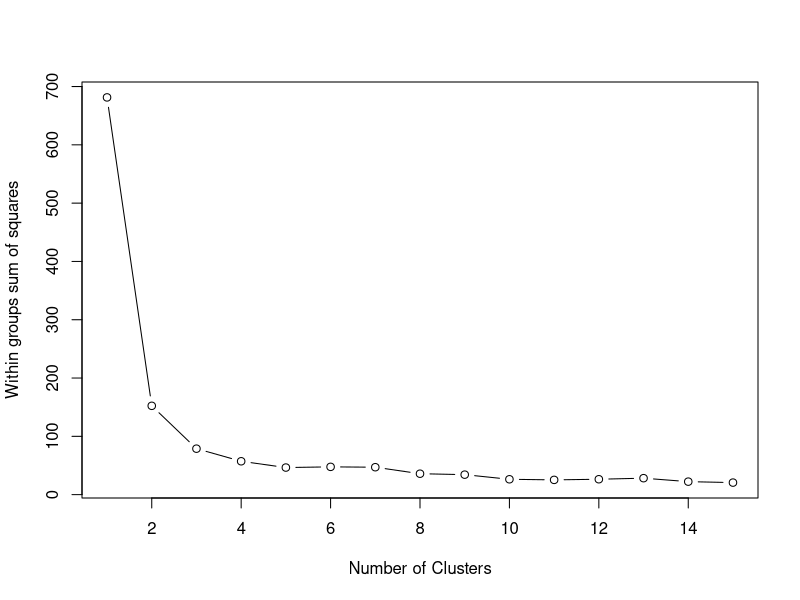
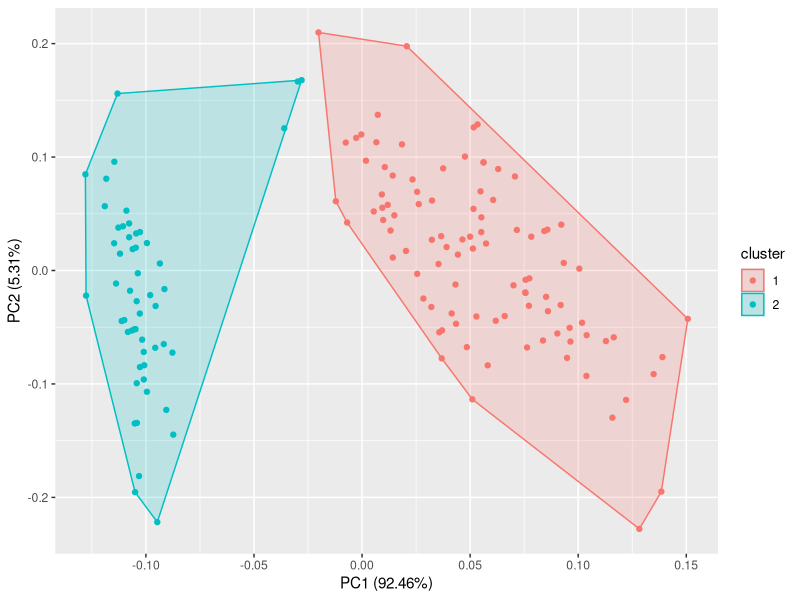

The R script that drew these images, in order:
install.packages("dplyr")
install.packages("ggplot2")
install.packages("ggfortify")
library("ggplot2")
library("dplyr")
library("ggfortify")
summary(iris)
head(iris)
data <- select(iris, c(1:4))

wss <- (nrow(data)-1)*sum(apply(data,2,var))
for (i in 2:15)
{
  wss[i] <- sum(kmeans(data, centers=i)$withinss)
}
plot(1:15, wss, type="b", xlab="Number of Clusters",ylab="Within groups sum of squares")

kmean <- kmeans(data, 2)
kmean$centers
autoplot(kmean, data, frame = TRUE)
kmean <- kmeans(data, 3)
kmean$centers
